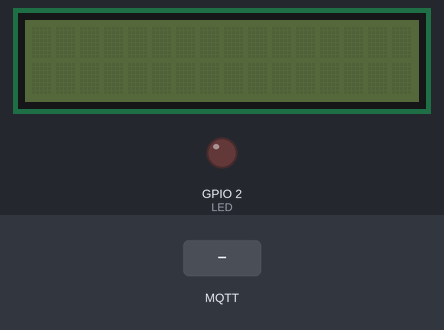
A sketch run on a simulated ESP32. Parts: 16×2 character LCD, output pins drawn as LEDs (lit = HIGH). The test bench sets the inputs (shaded band). WiFi joins after 1.5 s; servers stay silent unless stated; no MQTT or app messages arrive unless stated; what the sketch prints to the serial monitor is not drawn.

Above: at 2.7 s.
2.8 s: MQTT message "1" arrives on the first subscribed topic
At 3.9 s:
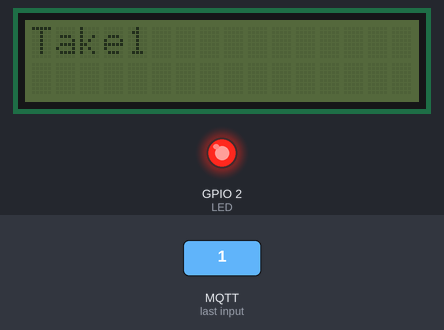
At 23.9 s:
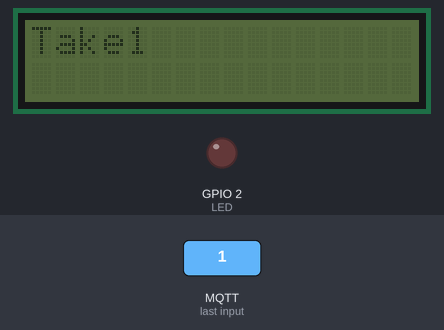
Timing chart, 0 to 24.3 s (numbered marks = the images above; inputs shaded):
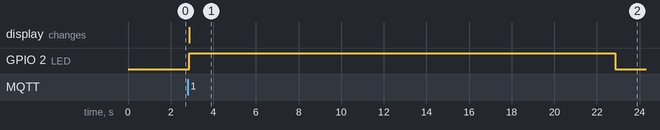

The sketch:

sketch.ino
```cpp
#include <WiFi.h>//library for wifi
#include <PubSubClient.h>//library for MQtt
#include <LiquidCrystal_I2C.h>
#include "DHT.h"// Library for dht11
#define DHTPIN 15     // what pin we're connected to
#define DHTTYPE DHT11   // define type of sensor DHT 11
#define LED 2
DHT dht (DHTPIN, DHTTYPE);// creating the instance by passing pin and typr of dht connected
void callback(char* subscribetopic, byte* payload, unsigned int payloadLength);


//-------credentials of IBM Accounts------

#define ORG "kizp10"//IBM ORGANITION ID
#define DEVICE_TYPE "IOTdevice"//Device type mentioned in ibm watson IOT Platform
#define DEVICE_ID "1234567890"//Device ID mentioned in ibm watson IOT Platform
#define TOKEN "1234567890"     //Token
String data3="";
int buzz= 13;

//-------- Customise the above values --------
char server[] = ORG ".messaging.internetofthings.ibmcloud.com";// Server Name
char publishTopic[] = "iot-2/evt/Data/fmt/json";// topic name and type of event perform and format in which data to be send
char subscribetopic[] = "iot-2/cmd/command/fmt/String";// cmd  REPRESENT command type AND COMMAND IS TEST OF FORMAT STRING
char authMethod[] = "use-token-auth";// authentication method
char token[] = TOKEN;
char clientId[] = "d:" ORG ":" DEVICE_TYPE ":" DEVICE_ID;//client id
LiquidCrystal_I2C lcd(0x27,16,2);

//-----------------------------------------
WiFiClient wifiClient; // creating the instance for wificlient
PubSubClient client(server, 1883, callback ,wifiClient); //calling the predefined client id by passing parameter like server id,portand wificredential
void setup()// configureing the ESP32
{
  Serial.begin(115200);
  pinMode(LED,OUTPUT);
  delay(10);
  Serial.println();
  wificonnect();
  mqttconnect();
}

void loop()// Recursive Function
{
  if (!client.loop()) {
    mqttconnect();
  }
}

/*.....................................retrieving to Cloud...............................*/


void mqttconnect() {
  if (!client.connected()) {
    Serial.print("Reconnecting client to ");
    Serial.println(server);
    while (!!!client.connect(clientId, authMethod, token)) {
      Serial.print(".");
      delay(500);
    }

     initManagedDevice();
     Serial.println();
  }
}
void wificonnect() //function defination for wificonnect
{
  Serial.println();
  Serial.print("Connecting to ");

  WiFi.begin("Wokwi-GUEST", "", 6);//passing the wifi credentials to establish the connection
  while (WiFi.status() != WL_CONNECTED) {
    delay(500);
    Serial.print(".");
  }
  Serial.println("");
  Serial.println("WiFi connected");
  Serial.println("IP address: ");
  Serial.println(WiFi.localIP());
}

void initManagedDevice() {
  if (client.subscribe(subscribetopic)) {
    Serial.println((subscribetopic));
    Serial.println("subscribe to cmd OK");
  } else {
    Serial.println("subscribe to cmd FAILED");
  }
}

void callback(char* subscribetopic, byte* payload, unsigned int payloadLength)
{

  Serial.print("callback invoked for topic: ");
  Serial.println(subscribetopic);
  for (int i = 0; i < payloadLength; i++) {
    //Serial.print((char)payload[i]);
    data3 += (char)payload[i];
  }

  Serial.println("Please take "+ data3);
  if(data3 != "")
  {
    lcd.init();
    lcd.print("Take"+ data3);

digitalWrite(LED,HIGH);
delay(20000);
digitalWrite(LED,LOW);

  }

  else
  {
digitalWrite(LED,LOW);

  }
data3="";


}
```

Measured:
- after the input at 2.8 s, GPIO 2 (LED): LOW → HIGH after 0.07 s, → LOW 20.0 s later; the display: changes after 0.07 s (image 1)
